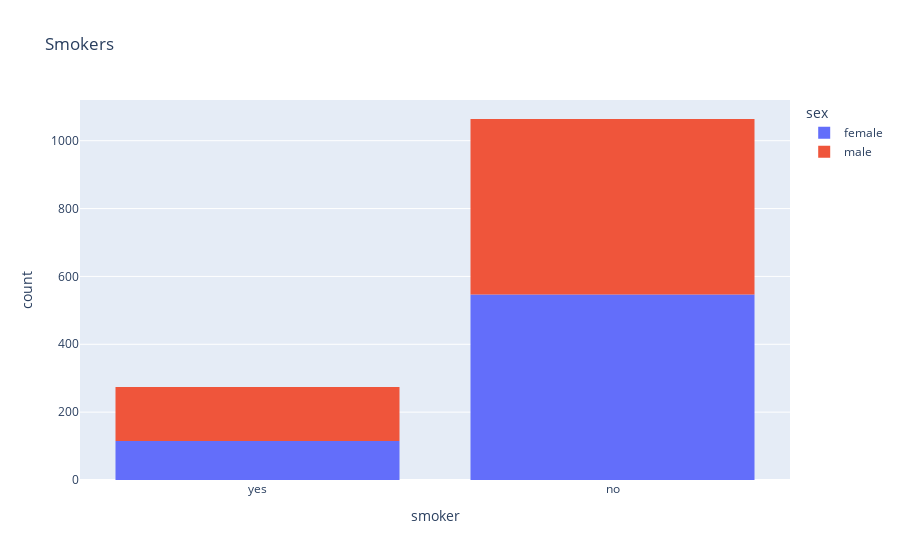

The notebook cell saved with this chart:
### Code cell
px.histogram(medical_df, x='smoker', color='sex',title='Smokers')

### Figure 1 — Plotly figure (JSON) as saved in the notebook; plotly's stock layout.template omitted (floating-point values rounded to 4 significant figures; data arrays with more than 128 entries replaced by an {"elided": "..."} marker saying what was removed)
{"data": [{"alignmentgroup": "True", "bingroup": "x", "hovertemplate": "sex=female<br>smoker=%{x}<br>count=%{y}<extra></extra>", "legendgroup": "female", "marker": {"color": "#636efa", "pattern": {"shape": ""}}, "name": "female", "offsetgroup": "female", "orientation": "v", "showlegend": true, "type": "histogram", "x": {"elided": "662 str values"}, "xaxis": "x", "yaxis": "y"}, {"alignmentgroup": "True", "bingroup": "x", "hovertemplate": "sex=male<br>smoker=%{x}<br>count=%{y}<extra></extra>", "legendgroup": "male", "marker": {"color": "#EF553B", "pattern": {"shape": ""}}, "name": "male", "offsetgroup": "male", "orientation": "v", "showlegend": true, "type": "histogram", "x": {"elided": "676 str values"}, "xaxis": "x", "yaxis": "y"}], "layout": {"barmode": "relative", "legend": {"title": {"text": "sex"}, "tracegroupgap": 0}, "title": {"text": "Smokers"}, "xaxis": {"anchor": "y", "domain": [0, 1], "title": {"text": "smoker"}}, "yaxis": {"anchor": "x", "domain": [0, 1], "title": {"text": "count"}}}}
